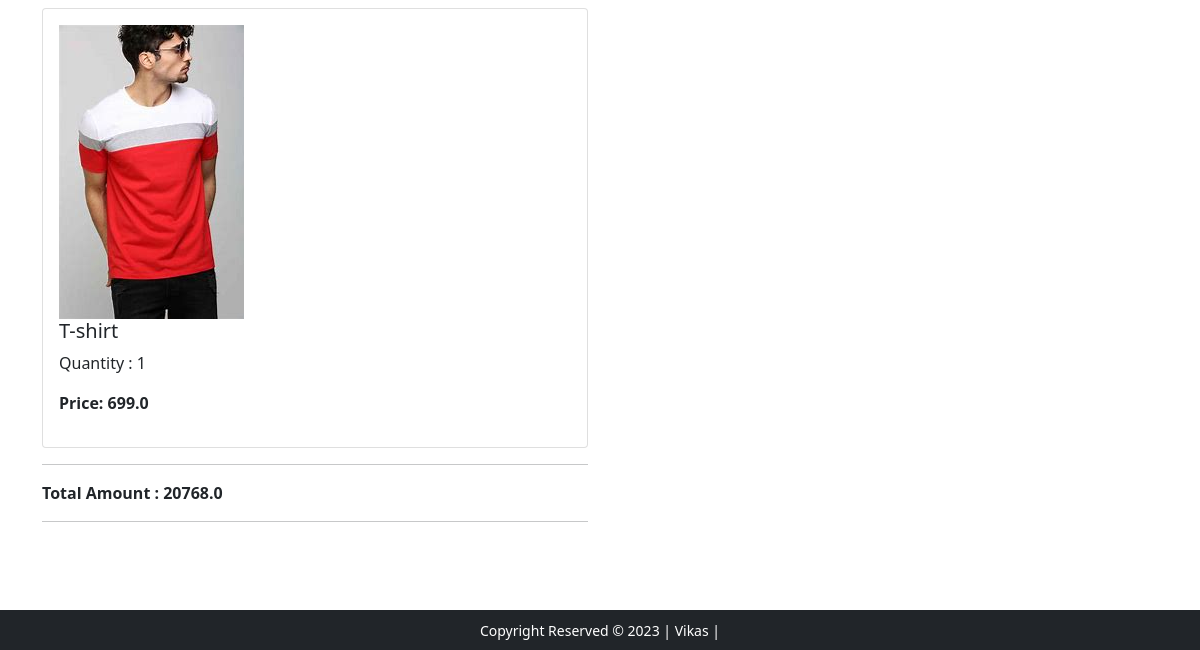
Before: /checkout/ (signed in, lower part) with the older database file.
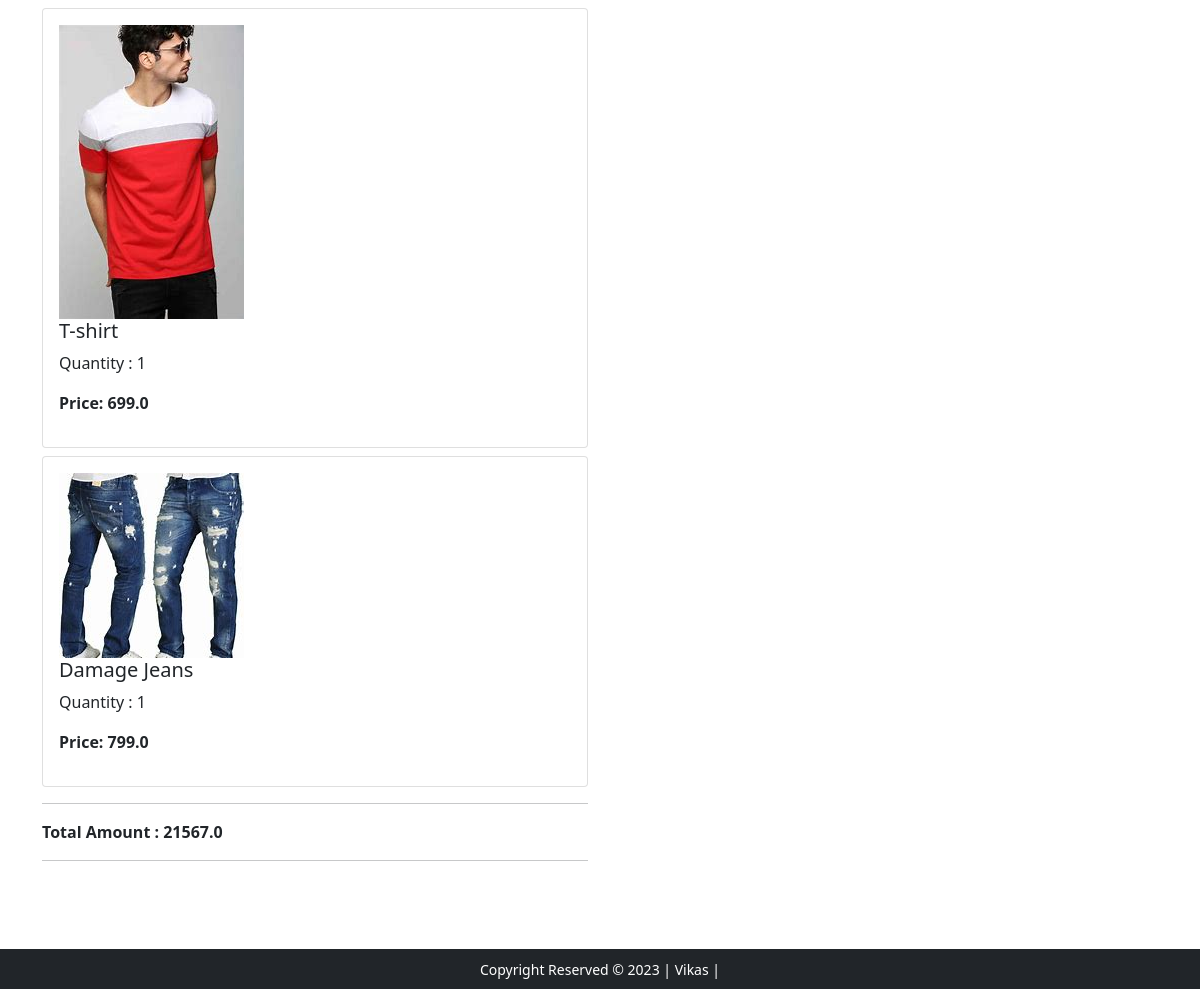
After: the same page with the newer database file.
### app/models.py (models this page shows, shortened)
class Cart(models.Model):
    user = models.ForeignKey(User, on_delete=models.CASCADE)
    product = models.ForeignKey(Product, on_delete=models.CASCADE)
    quantity = models.PositiveIntegerField(default=1)

class Product(models.Model):
    user = models.ForeignKey(User, on_delete=models.CASCADE, null=True)
    title = models.CharField(max_length=100)
    price = models.FloatField()
    discount_price = models.FloatField()
    description = models.TextField()
    brand = models.CharField(max_length=100)
    category = models.CharField(choices=CATEGORY_CHOICES, max_length=30)
    product_image = models.ImageField(upload_to='productimg')

### app/views.py (the view)
# urls.py: path('checkout/', views.checkout, name='checkout'),
@login_required(login_url='/accounts/login')
def checkout(request):
    user = request.user
    add = Customer.objects.filter(user=user)
    items = Cart.objects.filter(user=user)
    amount = 0.0
    shiping = 70.0
    cart_product = [p for p in Cart.objects.all() if p.user == user]
    if cart_product:
        for p in cart_product:
            tempamount = p.quantity * p.product.price
            amount += tempamount
            totalamount = shiping + amount
        return render(request, 'app/checkout.html', {'add':add, 'items':items, 'totalamount':totalamount})
    return render(request, 'app/checkout.html')

### app/templates/app/checkout.html (shortened to what this page needs)
{% extends 'app/base.html' %}
{% load static %}
{% block main-content %}
<div class="container">
  <div class="row mt-5">
    <div class="col-sm-6">
      {% for item in items %}
      <div class="card mb-2">
        <div class="card-body">
          <img src="{{ item.product.product_image.url }}" alt="">
          <h5>{{item.product.title}}</h5>
          <p>Quantity : {{item.quantity}}</p>
          <p class="fw-bold">Price: {{item.product.price}}</p>
        </div>
      </div>
      {% endfor %}
      <hr>
        <div>
          <span class="text-center"><b>Total Amount : {{totalamount}}</b></span>
        </div>
        <hr>
        <br>
    </div>
    <div class="col-sm-4 offset-sm-1">
    </div>
  </div>
</div>
{% endblock main-content %}

Changed rows visible on the page:
added Cart: product.product_image (picture), product "Damage Jeans", quantity "1", product.price "799.0"
Other visible differences:
{{ totalamount }}: "20768.0" → "21567.0"
